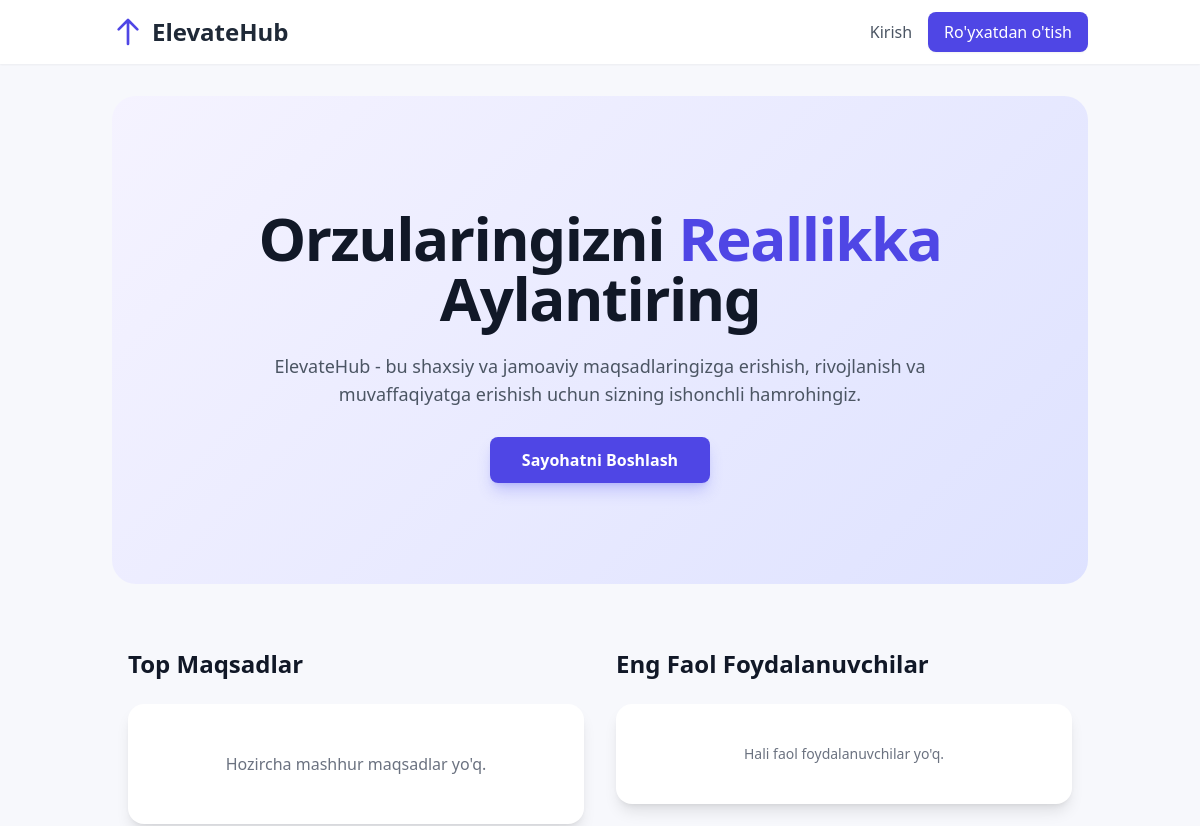
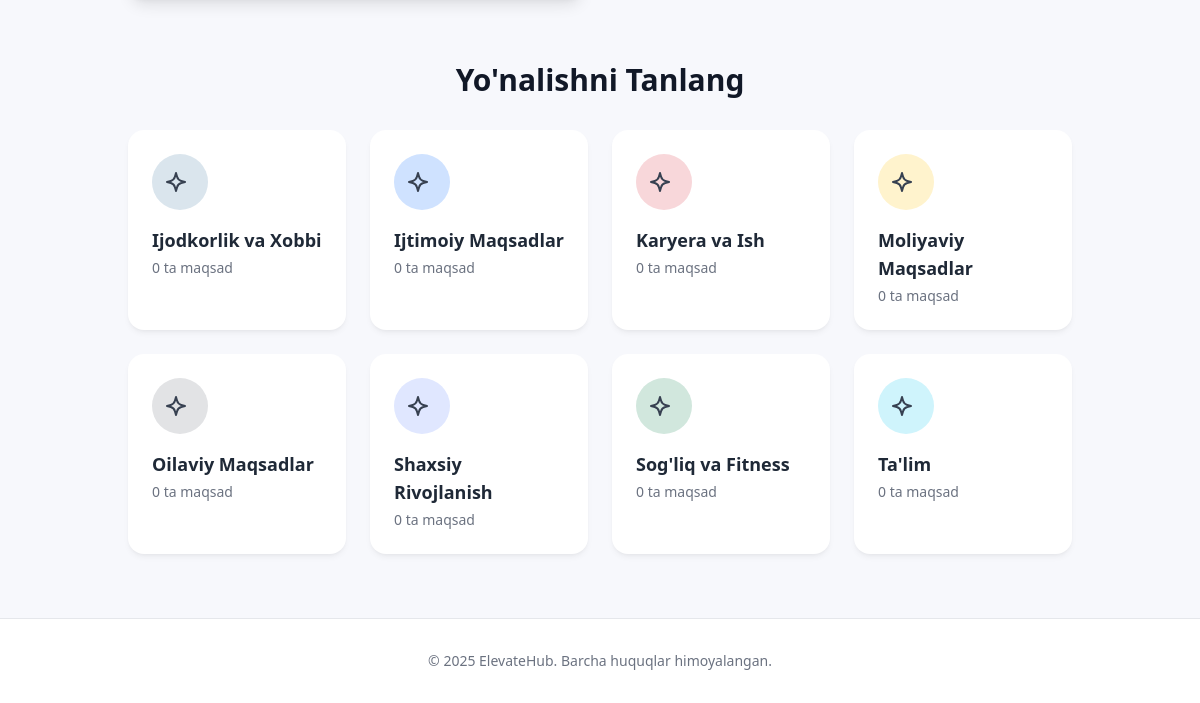
Before: / with the older database file (2 pictures, top to bottom).
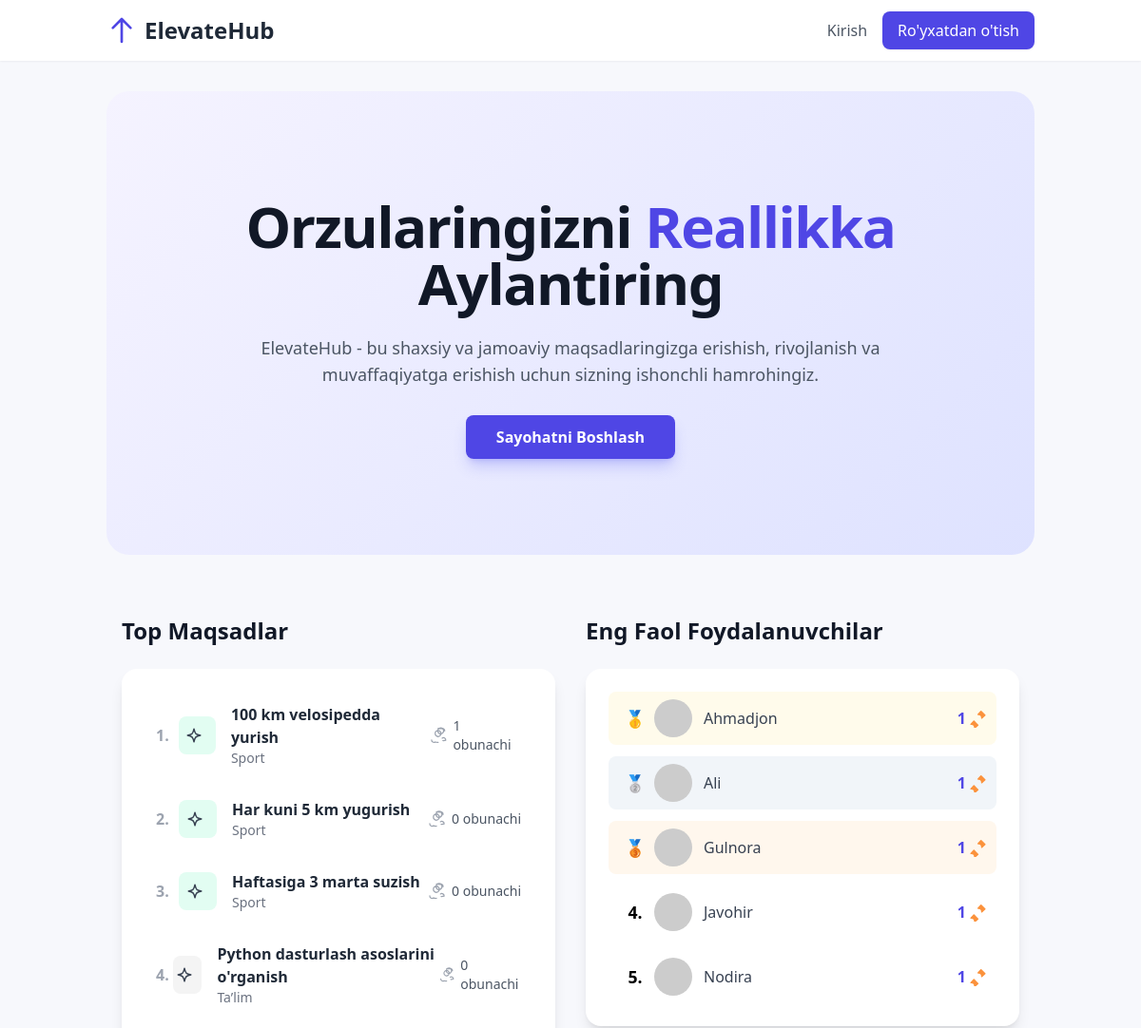
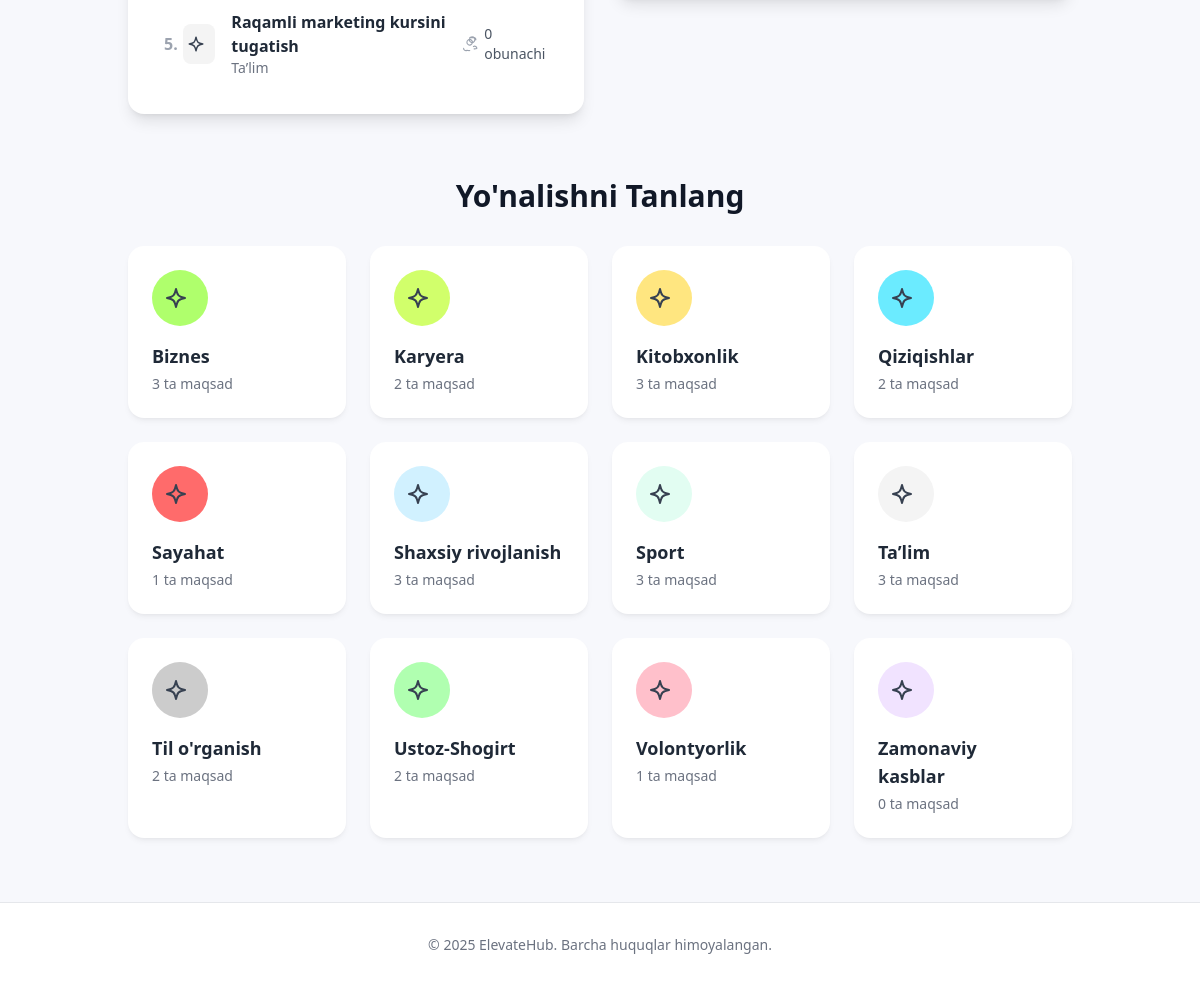
After: the same page with the newer database file (2 pictures, top to bottom).
### users/models.py (models this page shows, shortened)
class GoalCategory(models.Model):
    name = models.CharField(max_length=100, unique=True, verbose_name="Nomi")
    slug = models.SlugField(max_length=120, unique=True, blank=True)
    color = models.CharField(max_length=20, default="#e0e7ff", verbose_name="Rangi")
    icon = models.CharField(max_length=50, blank=True, null=True, verbose_name="Ikona")
    class Meta:
        verbose_name = "Maqsad Yo'nalishi"
        verbose_name_plural = "Maqsad Yo'nalishlari"
        ordering = ["name"]
    def get_absolute_url(self):
        return reverse("category_detail", kwargs={"slug": self.slug})

class Goal(models.Model):
    VISIBILITY_CHOICES = [("public", "Ommaviy"), ("private", "Shaxsiy")]
    DURATION_CHOICES = [(7, "7 kun"), (14, "14 kun"), (21, "21 kun"), (28, "28 kun")]
    title = models.CharField(max_length=200, verbose_name="Maqsad Nomi")
    description = models.TextField(verbose_name="Izoh")
    category = models.ForeignKey(
        GoalCategory,
        on_delete=models.SET_NULL,
        null=True,
        related_name="goals",
        verbose_name="Yo'nalishi",
    )
    sub_category = models.ForeignKey(
        SubCategory,
        on_delete=models.SET_NULL,
        null=True,
        blank=True,
        verbose_name="Ichki Yo'nalish",
    )
    duration = models.IntegerField(choices=DURATION_CHOICES, verbose_name="Davomiyligi")
    visibility = models.CharField(
        max_length=10,
        choices=VISIBILITY_CHOICES,
        default="public",
        verbose_name="Ko'rinishi",
    )
    phone_number = models.CharField(
        max_length=20, blank=True, verbose_name="Telefon Raqam"
    )
    telegram_username = models.CharField(
        max_length=100, blank=True, verbose_name="Telegram User"
    )
    created_by = models.ForeignKey(
        settings.AUTH_USER_MODEL, on_delete=models.CASCADE, related_name="created_goals"
    )
    created_at = models.DateTimeField(auto_now_add=True)
    subscribers = models.ManyToManyField(
        settings.AUTH_USER_MODEL, related_name="subscribed_goals", blank=True
    )
    def get_absolute_url(self):
        return reverse("goal_detail", kwargs={"pk": self.pk})

class GoalStreak(models.Model):
    user = models.ForeignKey(
        settings.AUTH_USER_MODEL, on_delete=models.CASCADE, related_name="streaks"
    )
    goal = models.ForeignKey(Goal, on_delete=models.CASCADE, related_name="streaks")
    date = models.DateField(default=timezone.now)
    streak_count = models.IntegerField(default=1)
    class Meta:
        unique_together = ("user", "goal", "date")
        ordering = ["-date"]
    def __str__(self):
        return f"{self.user.username}'s streak for '{self.goal.title}' on {self.date}"

class CustomUser(AbstractUser):
    email = models.EmailField(unique=True, blank=False, null=False)
    class Meta:
        verbose_name = "User"
        verbose_name_plural = "Users"

### users/views.py (the view, shortened to what this page needs)
# urls.py: path("", views.HomeView.as_view(), name="home"),
class HomeView(ListView):
    model = GoalCategory
    template_name = "index.html"
    context_object_name = "categories"
    def get_context_data(self, **kwargs):
        context = super().get_context_data(**kwargs)
        categories_with_count = GoalCategory.objects.annotate(
            goal_count=Count("goals", filter=Q(goals__visibility="public"))
        )
        context["categories"] = categories_with_count
        context["top_goals"] = (
            Goal.objects.filter(visibility="public")
            .annotate(num_subscribers=Count("subscribers"))
            .order_by("-num_subscribers")[:5]
        )
        all_streaks = GoalStreak.objects.order_by("user", "-streak_count")
        top_streaks_map = {}
        for streak in all_streaks:
            if streak.user_id not in top_streaks_map:
                top_streaks_map[streak.user_id] = streak
        context["top_streakers"] = sorted(
            top_streaks_map.values(), key=lambda x: x.streak_count, reverse=True
        )[:5]
        print("Top Streakers:", context["top_streakers"])
        return context

### templates/index.html (shortened to what the changed rows need)
{% extends 'base.html' %}
{% load static %}
{% block content %}
  {% if user.is_authenticated %}
    <section class="py-12">
      <div class="container mx-auto px-4">
        <h1 class="text-3xl sm:text-4xl font-extrabold text-gray-900">Xush kelibsiz, {{ user.first_name|default:user.username }}!</h1>
        <p class="mt-2 text-lg text-gray-600">Keling, bugungi maqsadlaringizni ko'rib chiqamiz.</p>
      </div>
    </section>
    <div class="container mx-auto px-4">
      <section class="grid grid-cols-1 lg:grid-cols-3 gap-8 items-start">
        <div class="lg:col-span-2">
          <h2 class="text-2xl font-bold text-gray-900 mb-6">Mening Maqsadlarim</h2>
          <div class="bg-white rounded-2xl shadow-lg p-6">
            <ul class="space-y-2">
              {% for goal in my_personal_goals %}
                <li class="my-goal-item p-3 rounded-lg">
                  <a href="{{ goal.get_absolute_url }}" class="flex items-center justify-between">
                    <div class="flex items-center">
                      <div class="w-10 h-10 rounded-lg flex items-center justify-center mr-4" style="background-color: {{ goal.category.color|default:'#f0f4f8' }};">
                        <svg class="w-6 h-6 text-gray-700" fill="none" viewBox="0 0 24 24" stroke-width="1.5" stroke="currentColor">
                          <path stroke-linecap="round" stroke-linejoin="round" d="M9.813 15.904 9 18.75l-.813-2.846a4.5 4.5 0 0 0-3.09-3.09L2.25 12l2.846-.813a4.5 4.5 0 0 0 3.09-3.09L9 5.25l.813 2.846a4.5 4.5 0 0 0 3.09 3.09L15.75 12l-2.846.813a4.5 4.5 0 0 0-3.09 3.09Z"></path>
                        </svg>
                      </div>
                      <div>
                        <h4 class="font-bold text-gray-800">{{ goal.title }}</h4>
                        <p class="text-sm text-gray-500">{{ goal.category.name }}</p>
                      </div>
                    </div>
                    {% if goal.created_by == user %}
                      <span class="text-xs font-medium bg-indigo-100 text-indigo-700 px-2 py-1 rounded-full">Mening Maqsadim</span>
                    {% else %}
                      <span class="text-xs font-medium bg-blue-100 text-blue-700 px-2 py-1 rounded-full">Obuna</span>
                    {% endif %}
                  </a>
                </li>
              {% empty %}
                <div class="text-center py-8">
                  <p class="text-gray-500">Siz hali hech qanday maqsad yaratmadingiz yoki obuna bo'lmadingiz.</p>
                  <a href="{% url 'goal_create' %}" class="mt-4 inline-block bg-indigo-600 text-white font-semibold px-6 py-2 rounded-lg hover:bg-indigo-700">Birinchi maqsadni qo'shish</a>
                </div>
              {% endfor %}
            </ul>
          </div>
        </div>
        <div class="lg:col-span-1">
            <h2 class="text-2xl font-bold text-gray-900 mb-6">Eng Faol Foydalanuvchilar</h2>
            <div class="bg-white rounded-2xl shadow-lg p-6">
              <ul class="space-y-3">
                {% for streak in top_streakers %}
                  <li class="leaderboard-item flex items-center p-2 rounded-lg {% if forloop.counter == 1 %}
                      bg-amber-50
                    {% elif forloop.counter == 2 %}
                      bg-slate-100
                    {% elif forloop.counter == 3 %}
                      bg-orange-50
                    {% endif %}">
                    <div class="leaderboard-rank">
                      {% if forloop.counter == 1 %}
                        🥇
                      {% elif forloop.counter == 2 %}
                        🥈
                      {% elif forloop.counter == 3 %}
                        🥉
                      {% else %}
                        {{ forloop.counter }}.
                      {% endif %}
                    </div><img class="w-10 h-10 rounded-full mr-3 object-cover" src="https://i.pravatar.cc/150?u={{ streak.user.username }}" alt="{{ streak.user.username }}" /><span class="text-gray-700 font-medium flex-grow">{{ streak.user.first_name|default:streak.user.username }}</span><span class="font-bold text-indigo-600 flex items-center">
                      {{ streak.streak_count }}<svg class="w-5 h-5 ml-1 text-orange-400" fill="currentColor" viewBox="0 0 20 20">
                        <path fill-rule="evenodd" d="M12.254 2.234a.75.75 0 00-1.06-.04l-3 3.25a.75.75 0 00.51 1.296h.586a2.5 2.5 0 012.5 2.5v.586a.75.75 0 001.296.51l3.25-3a.75.75 0 00-.04-1.06l-2.234-2.254zm-7.44 10.292a.75.75 0 00-1.06.04l-3 3.25a.75.75 0 00.51 1.296h.586a2.5 2.5 0 012.5 2.5v.586a.75.75 0 001.296.51l3.25-3a.75.75 0 00-.04-1.06l-2.234-2.254z" clip-rule="evenodd"></path>
                      </svg>
                    </span>
                  </li>
                {% empty %}
                  <p class="text-center text-gray-500 text-sm py-4">Hali faol foydalanuvchilar yo'q.</p>
                {% endfor %}
              </ul>
            </div>
          </div>
      </section>
    </div>
  {% else %}
    <section class="hero-gradient py-20 sm:py-28 rounded-3xl">
      <div class="container mx-auto px-4 text-center">
        <h1 class="text-4xl sm:text-5xl lg:text-6xl font-extrabold text-gray-900 tracking-tight leading-tight">Orzularingizni <span class="text-indigo-600">Reallikka</span> Aylantiring</h1>
      </div>
    </section>
    <div class="container mx-auto px-4 mt-16">
      <section class="grid grid-cols-1 lg:grid-cols-2 gap-8">
        <div>
          <h2 class="text-2xl font-bold text-gray-900 mb-6">Top Maqsadlar</h2><div class="bg-white rounded-2xl shadow-lg p-6">
            <ul class="space-y-2">
              {% for goal in top_goals %}
                <li class="leaderboard-item p-3 rounded-lg">
                  <a href="{{ goal.get_absolute_url }}" class="flex items-center justify-between">
                    <div class="flex items-center">
                      <span class="text-gray-400 font-bold w-6">{{ forloop.counter }}.</span><div class="w-10 h-10 rounded-lg flex items-center justify-center mr-4" style="background-color: {{ goal.category.color|default:'#f0f4f8' }};">
                      </div>
                      <div>
                        <h4 class="font-bold text-gray-800">{{ goal.title }}</h4><p class="text-sm text-gray-500">{{ goal.category.name }}</p>
                      </div>
                    </div>
                    <div class="flex items-center text-sm font-medium text-gray-600">
                      {{ goal.num_subscribers }} obunachi
                    </div>
                  </a>
                </li>
              {% empty %}
                <p class="text-center text-gray-500 py-6">Hozircha mashhur maqsadlar yo'q.</p>
              {% endfor %}
            </ul>
          </div>
        </div>
        <div>
          <h2 class="text-2xl font-bold text-gray-900 mb-6">Eng Faol Foydalanuvchilar</h2><div class="bg-white rounded-2xl shadow-lg p-6">
            <ul class="space-y-3">
              {% for streak in top_streakers %}
                <li class="leaderboard-item flex items-center p-2 rounded-lg {% if forloop.counter == 1 %}
                    bg-amber-50
                  {% elif forloop.counter == 2 %}
                    bg-slate-100
                  {% elif forloop.counter == 3 %}
                    bg-orange-50
                  {% endif %}">
                  <div class="leaderboard-rank">
                    {% if forloop.counter == 1 %}
                      🥇
                    {% elif forloop.counter == 2 %}
                      🥈
                    {% elif forloop.counter == 3 %}
                      🥉
                    {% else %}
                      {{ forloop.counter }}.
                    {% endif %}
                  </div><img class="w-10 h-10 rounded-full mr-3 object-cover" src="https://i.pravatar.cc/150?u={{ streak.user.username }}" alt="{{ streak.user.username }}" /><span class="text-gray-700 font-medium flex-grow">{{ streak.user.first_name|default:streak.user.username }}</span><span class="font-bold text-indigo-600 flex items-center">
                    {{ streak.streak_count }}
                  </span>
                </li>
              {% empty %}
                <p class="text-center text-gray-500 text-sm py-4">Hali faol foydalanuvchilar yo'q.</p>
              {% endfor %}
            </ul>
          </div>
        </div>
      </section>
    </div>
  {% endif %}
  <section class="container mx-auto px-4 mt-16">
    <h2 class="text-3xl font-bold text-gray-900 mb-8 text-center">Yo'nalishni Tanlang</h2>
    <div class="grid grid-cols-1 sm:grid-cols-2 md:grid-cols-3 lg:grid-cols-4 gap-6">
      {% for category in categories %}
        <a href="{{ category.get_absolute_url }}" class="category-card-v2 group block p-6 rounded-2xl text-gray-800 relative overflow-hidden bg-white">
          <div class="relative z-10">
            <div class="w-14 h-14 rounded-full flex items-center justify-center mb-4" style="background-color: {{ category.color|default:'#eff6ff' }};">
            </div>
            <h3 class="font-extrabold text-lg mb-1">{{ category.name }}</h3>
            <p class="text-sm text-gray-500">{{ category.goal_count }} ta maqsad</p>
          </div>
        </a>
      {% endfor %}
    </div>
  </section>
{% endblock %}

Changed rows visible on the page:
removed GoalCategory: name "Ijodkorlik va Xobbi", goal_count "0"
removed GoalCategory: name "Ijtimoiy Maqsadlar", goal_count "0"
removed GoalCategory: name "Karyera va Ish", goal_count "0"
removed GoalCategory: name "Moliyaviy Maqsadlar", goal_count "0"
removed GoalCategory: name "Oilaviy Maqsadlar", goal_count "0"
removed GoalCategory: name "Shaxsiy Rivojlanish", goal_count "0"
removed GoalCategory: name "Sog'liq va Fitness", goal_count "0"
removed GoalCategory: name "Ta'lim", goal_count "0"
added Goal: title "100 km velosipedda yurish", category.name "Sport", num_subscribers "1"
added Goal: title "Har kuni 5 km yugurish", category.name "Sport", num_subscribers "0"
added Goal: title "Haftasiga 3 marta suzish", category.name "Sport", num_subscribers "0"
added Goal: title "Python dasturlash asoslarini o'rganish", category.name "Ta’lim", num_subscribers "0"
added Goal: title "Raqamli marketing kursini tugatish", category.name "Ta’lim", num_subscribers "0"
added GoalStreak: user.first_name "Ahmadjon", streak_count "1"
added GoalStreak: user.first_name "Ali", streak_count "1"
added GoalStreak: user.first_name "Gulnora", streak_count "1"
added GoalStreak: user.first_name "Javohir", streak_count "1"
added GoalStreak: user.first_name "Nodira", streak_count "1"
added GoalCategory: name "Biznes", goal_count "3"
added GoalCategory: name "Karyera", goal_count "2"
added GoalCategory: name "Kitobxonlik", goal_count "3"
added GoalCategory: name "Qiziqishlar", goal_count "2"
added GoalCategory: name "Sayahat", goal_count "1"
added GoalCategory: name "Shaxsiy rivojlanish", goal_count "3"
added GoalCategory: name "Sport", goal_count "3"
added GoalCategory: name "Ta’lim", goal_count "3"
added GoalCategory: name "Til o'rganish", goal_count "2"
added GoalCategory: name "Ustoz-Shogirt", goal_count "2"
added GoalCategory: name "Volontyorlik", goal_count "1"
added GoalCategory: name "Zamonaviy kasblar", goal_count "0"
Other visible differences:
text no longer shown: "Hozircha mashhur maqsadlar yo'q. Hali faol foydalanuvchilar yo'q."
